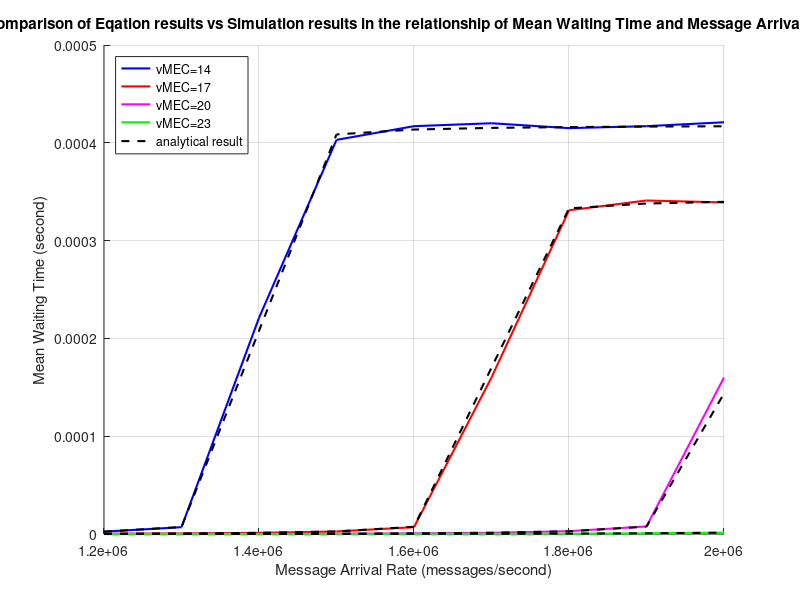

Recreate this plot in MATLAB.
% Define the model parameters
s = [14, 17, 20, 23]; % number of servers
mu = 1 / 0.00001; % service rate (messages per second)
K = 600; % buffer size

% Define the range of message arrival rates
lambda = 1200000:100000:2000000; % message arrival rates (messages per second)

% Calculate the utilization factor (rho, epsilon) for each s and lambda value

% Calculate the blocking probability (p_C^y) and resource usage (R_M) for each s and lambda value
p_0 = zeros(length(s), length(lambda));
p_C = zeros(length(s), length(lambda));
R_M = zeros(length(s), length(lambda));

for i = 1:length(s)
    for j = 1:length(lambda)
        y=0;
        rho(i,j) = lambda(j)/mu;
        epsilon(i,j) = lambda(j)/(s(i)*mu);    
        if (epsilon(i,j) ~= 1)
            p_0(i,j) = (rho(i,j)^s(i)/factorial(s(i))*(1-epsilon(i,j)^(K-s(i)+1))/(1-epsilon(i,j))+sum(rho(i,j).^(0:s(i)-1)./factorial(0:s(i)-1)))^-1;
        else
            p_0(i,j) = (rho(i,j)^s(i)/factorial(s(i))*(K-s(i)+1)+sum(rho(i,j).^(0:s(i)-1)./factorial(0:s(i)-1)))^-1;
        end
        avg_waiting_msg(i,j)=0;
        for iii=s(i)+1:K
            avg_waiting_msg(i,j)=avg_waiting_msg(i,j)+p_0(i,j)*(iii-s(i))*epsilon(i,j)^(iii-s(i))*rho(i,j)^(s(i))/factorial(s(i));
        end
        if(y>=0 && y<s(i)) 
            p_C(i,j) = p_0(i,j)*rho(i,j)^y/factorial(y);
        elseif (y<=K)
            p_C(i,j) = p_0(i,j)*rho(i,j)^(y)/factorial(s(i))/s(i)^(y-s(i));
        end
        R_M(i,j) = epsilon(i,j)*(1-p_C(i,j));
        if(R_M(i,j)<=1) R_M1(i,j) = R_M(i,j);
        else R_M1(i,j) = 1;
        end
        tau_M1(i,j) = R_M1(i,j)*s(i)*mu;
        mean_waiting_time(i,j) = avg_waiting_msg(i,j)/tau_M1(i,j);
        
    end
end


% Set the JMT simulation result points.
mean_waiting_time2 = [2.40E-6, 6.97E-6, 2.21E-4, 4.03E-4, 4.17E-4, 4.20E-4, 4.15E-4, 4.17E-4, 4.21E-4;
                     2.57E-7, 5.56E-7, 1.20E-6, 2.59E-6, 7.01E-6, 1.60E-4, 3.31E-4, 3.41E-4, 3.39E-4;
                     3.19E-8, 6.76E-8, 1.64E-7, 3.28E-7, 6.33E-7, 1.21E-6, 2.90E-6, 7.71E-6, 1.60E-4;
                     2.86E-9, 8.01E-9, 2.09E-8, 4.50E-8, 1.05E-7, 1.88E-7, 3.54E-7, 7.34E-7, 1.39E-6];

% Plot the resource usage (R_M^y) as a function of message arrival rate for each s value
figure;
hold on;
plot(lambda, mean_waiting_time2(1,:), 'b-', 'LineWidth',1.5,'MarkerSize',6);
plot(lambda, mean_waiting_time2(2,:), 'r-', 'LineWidth',1.5,'MarkerSize',6);
plot(lambda, mean_waiting_time2(3,:), 'm-', 'LineWidth',1.5,'MarkerSize',6);
plot(lambda, mean_waiting_time2(4,:), 'g-', 'LineWidth',1.5,'MarkerSize',6);
xlabel('Message Arrival Rate (messages/second)');
ylabel('Mean Waiting Time (second)');
title('Comparison of Eqation results vs Simulation results in the relationship of Mean Waiting Time and Message Arrival Rate')
plot(lambda, mean_waiting_time(1,:), 'k--', 'LineWidth',1.5,'MarkerSize',6);
plot(lambda, mean_waiting_time(2,:), 'k--', 'LineWidth',1.5,'MarkerSize',6);
plot(lambda, mean_waiting_time(3,:), 'k--', 'LineWidth',1.5,'MarkerSize',6);
plot(lambda, mean_waiting_time(4,:), 'k--', 'LineWidth',1.5,'MarkerSize',6);
legend('vMEC=14', 'vMEC=17', 'vMEC=20', 'vMEC=23','analytical result','Location','northwest');
grid on

